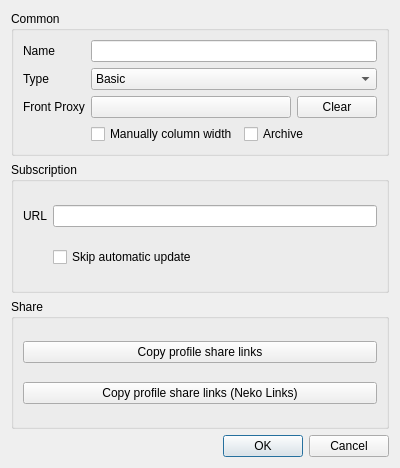
<?xml version="1.0" encoding="UTF-8"?>
<ui version="4.0">
 <class>DialogEditGroup</class>
 <widget class="QDialog" name="DialogEditGroup">
  <property name="geometry">
   <rect>
    <x>0</x>
    <y>0</y>
    <width>400</width>
    <height>468</height>
   </rect>
  </property>
  <property name="minimumSize">
   <size>
    <width>400</width>
   </size>
  </property>
  <property name="windowTitle">
   <string>Edit Group</string>
  </property>
  <layout class="QVBoxLayout" name="verticalLayout">
   <item>
    <widget class="QGroupBox" name="cat_common">
     <property name="sizePolicy">
      <sizepolicy hsizetype="Preferred" vsizetype="Maximum">
       <horstretch>0</horstretch>
       <verstretch>0</verstretch>
      </sizepolicy>
     </property>
     <property name="title">
      <string>Common</string>
     </property>
     <layout class="QGridLayout" name="main">
      <item row="0" column="1">
       <widget class="QLineEdit" name="name"/>
      </item>
      <item row="1" column="0">
       <widget class="QLabel" name="label_2">
        <property name="text">
         <string>Type</string>
        </property>
       </widget>
      </item>
      <item row="1" column="1">
       <widget class="QComboBox" name="type">
        <item>
         <property name="text">
          <string>Basic</string>
         </property>
        </item>
        <item>
         <property name="text">
          <string>Subscription</string>
         </property>
        </item>
       </widget>
      </item>
      <item row="2" column="0">
       <widget class="QLabel" name="front_proxy_l">
        <property name="text">
         <string>Front Proxy</string>
        </property>
       </widget>
      </item>
      <item row="3" column="1">
       <layout class="QHBoxLayout" name="horizontalLayout_2">
        <item>
         <widget class="QCheckBox" name="manually_column_width">
          <property name="text">
           <string>Manually column width</string>
          </property>
         </widget>
        </item>
        <item>
         <widget class="QCheckBox" name="archive">
          <property name="text">
           <string>Archive</string>
          </property>
         </widget>
        </item>
       </layout>
      </item>
      <item row="0" column="0">
       <widget class="QLabel" name="label">
        <property name="text">
         <string>Name</string>
        </property>
       </widget>
      </item>
      <item row="2" column="1">
       <layout class="QHBoxLayout" name="horizontalLayout">
        <item>
         <widget class="QPushButton" name="front_proxy">
          <property name="text">
           <string notr="true"/>
          </property>
         </widget>
        </item>
        <item>
         <widget class="QPushButton" name="front_proxy_clear">
          <property name="sizePolicy">
           <sizepolicy hsizetype="Maximum" vsizetype="Fixed">
            <horstretch>0</horstretch>
            <verstretch>0</verstretch>
           </sizepolicy>
          </property>
          <property name="text">
           <string>Clear</string>
          </property>
         </widget>
        </item>
       </layout>
      </item>
     </layout>
    </widget>
   </item>
   <item>
    <widget class="QGroupBox" name="cat_sub">
     <property name="title">
      <string>Subscription</string>
     </property>
     <layout class="QGridLayout" name="_2">
      <item row="0" column="0">
       <widget class="QLabel" name="label_4">
        <property name="text">
         <string>URL</string>
        </property>
       </widget>
      </item>
      <item row="0" column="1">
       <widget class="MyLineEdit" name="url"/>
      </item>
      <item row="1" column="1">
       <widget class="QCheckBox" name="skip_auto_update">
        <property name="text">
         <string>Skip automatic update</string>
        </property>
       </widget>
      </item>
     </layout>
    </widget>
   </item>
   <item>
    <widget class="QGroupBox" name="cat_share">
     <property name="title">
      <string>Share</string>
     </property>
     <layout class="QVBoxLayout" name="verticalLayout_2">
      <item>
       <widget class="QPushButton" name="copy_links">
        <property name="text">
         <string>Copy profile share links</string>
        </property>
       </widget>
      </item>
      <item>
       <widget class="QPushButton" name="copy_links_nkr">
        <property name="text">
         <string>Copy profile share links (Neko Links)</string>
        </property>
       </widget>
      </item>
     </layout>
    </widget>
   </item>
   <item>
    <widget class="QDialogButtonBox" name="buttonBox">
     <property name="standardButtons">
      <set>QDialogButtonBox::StandardButton::Cancel|QDialogButtonBox::StandardButton::Ok</set>
     </property>
    </widget>
   </item>
  </layout>
 </widget>
 <customwidgets>
  <customwidget>
   <class>MyLineEdit</class>
   <extends>QLineEdit</extends>
   <header>ui/widget/MyLineEdit.h</header>
  </customwidget>
 </customwidgets>
 <tabstops>
  <tabstop>name</tabstop>
  <tabstop>type</tabstop>
  <tabstop>front_proxy</tabstop>
  <tabstop>front_proxy_clear</tabstop>
  <tabstop>manually_column_width</tabstop>
  <tabstop>archive</tabstop>
  <tabstop>url</tabstop>
  <tabstop>skip_auto_update</tabstop>
  <tabstop>copy_links</tabstop>
  <tabstop>copy_links_nkr</tabstop>
 </tabstops>
 <resources/>
 <connections>
  <connection>
   <sender>buttonBox</sender>
   <signal>rejected()</signal>
   <receiver>DialogEditGroup</receiver>
   <slot>reject()</slot>
   <hints>
    <hint type="sourcelabel">
     <x>199</x>
     <y>275</y>
    </hint>
    <hint type="destinationlabel">
     <x>199</x>
     <y>149</y>
    </hint>
   </hints>
  </connection>
  <connection>
   <sender>buttonBox</sender>
   <signal>accepted()</signal>
   <receiver>DialogEditGroup</receiver>
   <slot>accept()</slot>
   <hints>
    <hint type="sourcelabel">
     <x>199</x>
     <y>291</y>
    </hint>
    <hint type="destinationlabel">
     <x>199</x>
     <y>157</y>
    </hint>
   </hints>
  </connection>
 </connections>
</ui>
